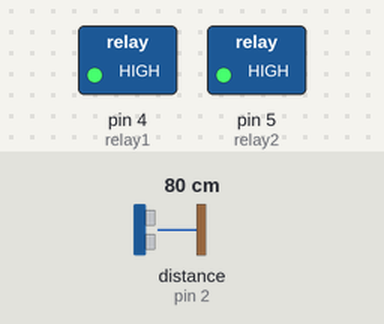
The sketch below on a simulated Arduino Uno, built with avr-gcc and run on an emulated ATmega328P. On the bench: switched loads named in the sketch (green lamp = pin HIGH). Wiring (inferred from the names in the program): ultrasonic range finder: trigger pin 3; echo pin 2. The test bench sets the inputs (shaded band); at power-on: distance to the obstacle (sensor on pin 2) 80 cm. The echo pulse lasts 58.3 µs per cm; pins used as bus, display or sensor lines are not drawn.

Above: at 7.2 s.
7.3 s: distance to the obstacle (sensor on pin 2) set to 29 cm
8.8 s: distance to the obstacle (sensor on pin 2) set to 24 cm
At 9.5 s:
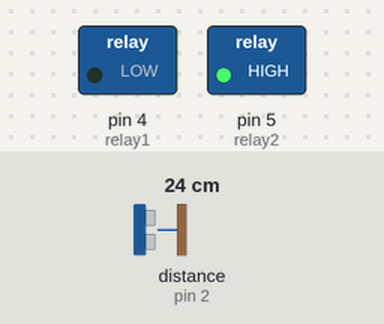
10.3 s: distance to the obstacle (sensor on pin 2) set to 76 cm
11.8 s: distance to the obstacle (sensor on pin 2) set to 84 cm
At 13.0 s:
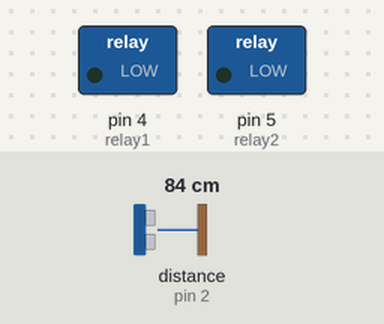
13.3 s: distance to the obstacle (sensor on pin 2) set to 2 cm
At 14.6 s:
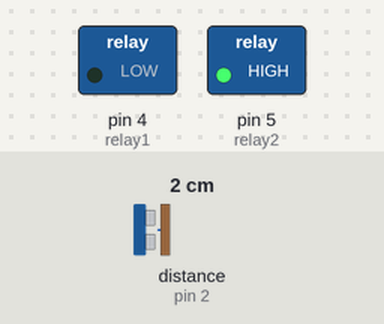
14.9 s: distance to the obstacle (sensor on pin 2) set to 120 cm
At 16.0 s:
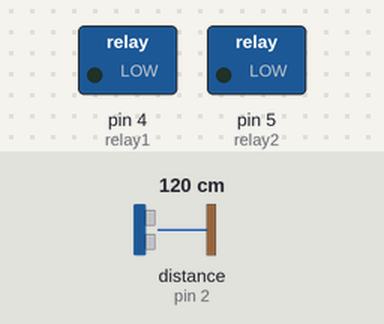
Timing chart, 0 to 17.4 s (numbered marks = the images above; inputs shaded):
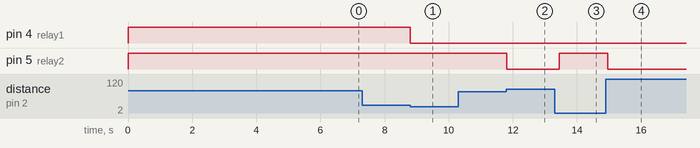

Measured:
- the behaviour switches between 27 and 26 cm on distance to the obstacle (sensor on pin 2) (found by bisection; images 0 and 1)
- the behaviour switches between 80 and 81 cm on distance to the obstacle (sensor on pin 2) (found by bisection; images 1 and 2)
- after the input at 7.3 s, every drawn part: stays the same
- after the input at 8.8 s, pin 4 (relay1): HIGH → LOW at once
- after the input at 10.3 s, every drawn part: stays the same
- after the input at 11.8 s, pin 5 (relay2): HIGH → LOW at once
- after the input at 13.3 s, pin 5 (relay2): LOW → HIGH after 0.14 s
- after the input at 14.9 s, pin 5 (relay2): HIGH → LOW after 0.05 s

The sketch:

handWasher_1.2_.ino
```cpp
#define echoPin 2
#define trigPin 3
#define relay1 4
#define relay2 5

long duration;
int distance;
int jarak; //jarak terjauh, ketika tidak ada objek
long durasi;
bool state;

void setup() {
  state = LOW;
  pinMode(trigPin, OUTPUT); // Sets the trigPin as an OUTPUT
  pinMode(echoPin, INPUT); // Sets the echoPin as an INPUT
  pinMode(relay1,OUTPUT);
  pinMode(relay2,OUTPUT);
  //Serial.begin(9600); // // Serial Communication is starting with 9600 of baudrate speed
  //Serial.println("Ultrasonic Sensor HC-SR04 Test"); // print some text in Serial Monitor
  //Serial.println("with Arduino UNO R3");
  for( int a=0; a<=5 ;a++){ //kalibrasi jarak jika standby (jarak sensor ke background jika tidak terhalang tangan)
    // Clears the trigPin condition
  digitalWrite(relay2, HIGH);
  digitalWrite(relay1, HIGH);
  digitalWrite(trigPin, LOW);
  delayMicroseconds(2);
  // Sets the trigPin HIGH (ACTIVE) for 10 microseconds
  digitalWrite(trigPin, HIGH);
  delayMicroseconds(10);
  digitalWrite(trigPin, LOW);
  // Reads the echoPin, returns the sound wave travel time in microseconds
  durasi = pulseIn(echoPin, HIGH);
  // Calating the distance

  jarak = durasi * 0.034 / 2; //jarak berisikan  nilai, brp jauh objek terjauh saat sensor dipasang, yang kemudian dijadikan acuan
  delay(1000);

  }
}
void loop() {
  // Clears the trigPin condition
  digitalWrite(trigPin, LOW);
  // digitalWrite(relay1, HIGH);
  // digitalWrite(relay2, HIGH);
  delayMicroseconds(2);
  // Sets the trigPin HIGH (ACTIVE) for 10 microseconds
  digitalWrite(trigPin, HIGH);
  delayMicroseconds(10);
  digitalWrite(trigPin, LOW);
  // Reads the echoPin, returns the sound wave travel time in microseconds
  duration = pulseIn(echoPin, HIGH);
  // Calculating the distance
  distance = duration * 0.034 / 2; // Speed of sound wave divided by 2 (go and back)
  // Displays the distance on the Serial MonitorM
  state = digitalRead(relay2);

  if(distance <= 25 and distance != jarak){//banyu mekan
   //Serial.print("AIR\n");
   digitalWrite(relay2, HIGH);
   digitalWrite(relay1, LOW);
   state = HIGH;
   delay(500);

  }
  else if(distance <= 12 and state == HIGH){//sabun mekan
   //Serial.print("SABUN\n");
   digitalWrite(relay1, HIGH);
   digitalWrite(relay2, LOW);
   state = LOW;
   delay(500);
  }

  else if(distance >= jarak){//mati kabeh
   digitalWrite(relay2, LOW);
   digitalWrite(relay1, LOW);
   //Serial.print("Mati\n");
   delay(200);
  }

}
```
